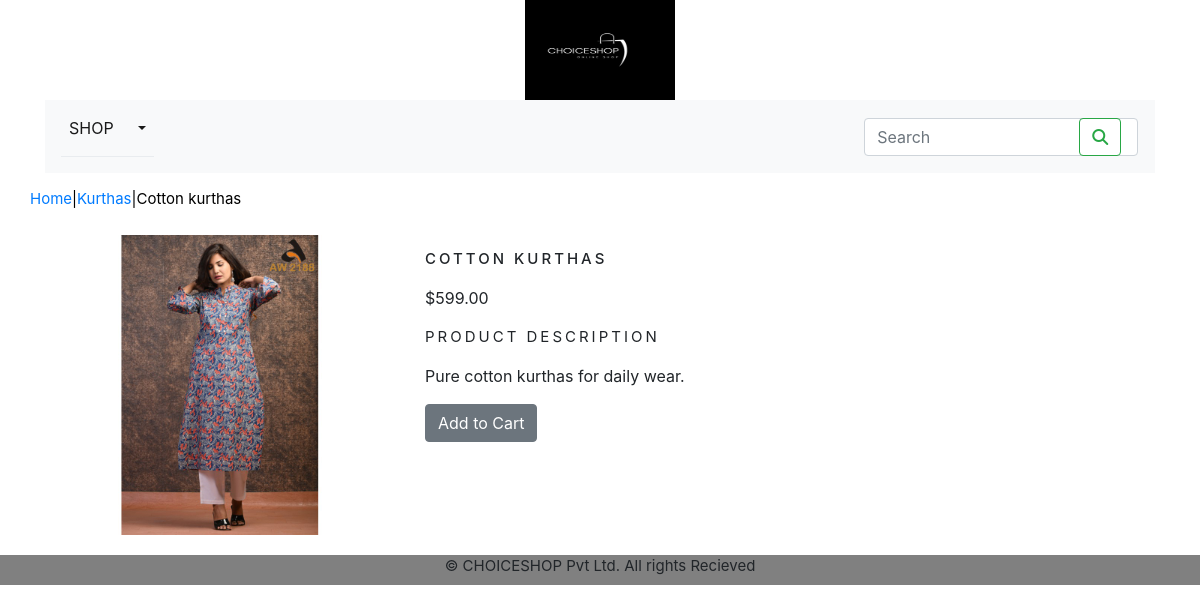
The app's page /shop/kurthas/cotton-kurthas/ with its own data.
### shop/models.py (models this page shows, shortened)
class Product(models.Model):
    name = models.CharField(max_length=250,unique=True)
    slug = models.SlugField(max_length=250, unique=True)
    description = models.TextField(blank=True)
    price = models.DecimalField(max_digits=10, decimal_places=2)
    category = models.ForeignKey(Category,on_delete=models.CASCADE)
    image = models.ImageField(upload_to='product',blank=True)
    stock = models.IntegerField()
    available = models.BooleanField(default=True)
    created = models.DateTimeField(auto_now_add=True)
    updated = models.DateTimeField(auto_now=True)
    class Meta:
        ordering = ('name',)
        verbose_name = 'product'
        verbose_name_plural = 'products'

class Category(models.Model):
    name = models.CharField(max_length=250,unique=True)
    slug = models.SlugField(max_length=250, unique=True)
    description = models.TextField(blank=True)
    image = models.ImageField(upload_to='category',blank=True)
    class Meta:
        ordering = ('name',)
        verbose_name = 'category'
        verbose_name_plural = 'categories'
    def get_url(self):
      return reverse('shop:products_by_category',args=[self.slug])
    def __str__(self):
        return '{}'.format(self.name)

### shop/views.py (the view)
# urls.py: path('<slug:c_slug>/<slug:product_slug>/', views.proDetail,name='prodCatDetail'),
def proDetail(request,c_slug,product_slug):
    try:
        product=Product.objects.get(category__slug=c_slug,slug=product_slug)
    except Exception as e:
        raise e
    return render(request,'product.html',{'product':product})

### cart/context_processors.py (called while the page is built)
def counter(request):
    item_count = 0
    if 'admin' in request.path:
        return {}
    else:
        try:
            cart=Cart.objects.filter(cart_id=_cart_id(request))
            cart_item=CartItem.objects.all().filter(cart=cart[:1])
            for cart_item in cart_item:
                item_count += cart_item.quantity
        except Cart.DoesNotExist:
            item_count = 0
    return dict(item_count=item_count)

### cart/views.py (called while the page is built)
def _cart_id(request):
    cart=request.session.session_key
    if not cart:
        cart=request.session.create()
    return cart

### shop/context_processors.py (called while the page is built)
def menu_links(request):
    links=Category.objects.all()
    return dict(links=links)

### templates/product.html (shortened to what this page needs)
{% extends 'base.html' %}
{% load static %}
{% block content %}
<div class="row my_prod_row_class">
  <div class="mx_auto">
    <p1><a href="{% url 'shop:allProdCat' %}">Home</a>|<a href="{{product.category.get_url}}">{{product.category}}</a>|{{product.name}}</p1>
  </div>
  <div class="container">
    <br>
<div class="row">
  <div class="col-12 col-sm-12 col-md-12 col-lg-4 text-center">
    <div style="min-width:18rem;">
      <img src="{{product.image.url}}" alt="{{product.name}}" style="width:300px; height:300px;">
    </div>
  </div>
  <div >
    <div class="col-12 col-sm-12 col-md-12 col-lg-12">
      <h1 class="my_prod_title">{{product.name}}</h1>
      <p>${{product.price}}</p>
      <p class="text-justify my_title">Product Description</p>
      <p class="text-justify my_prod_text">{{product.description}}</p>
      {% if product.stock <= 0 %}
      <p class="text-justify my_prod_text"><b>Out Of Stock</b></p>
      {% else %}
      <a class="btn btn-secondary " href="{% url 'cart:add_cart' product.id %}">Add to Cart</a>
      {% endif %}
    </div>
  </div>
</div>
  </div>
</div>
{% endblock %}

### static/css/custom.css (style rules this page uses)
.my_title { font-size:15px; text-transform:uppercase; letter-spacing:0.2em; }
.my_prod_row_class { padding-top:15px; padding-bottom:20px; }
.my_prod_row_class .mx_auto { color:#000; font-size:15px; text-decoration:none; }
.my_prod_title { font-size:15px; text-transform:uppercase; letter-spacing:0.2em; padding-top:15px; padding-bottom:10px; }
.my_prod_text { padding-right:20px; }

### records on screen
Product: category "Kurthas", name "Cotton kurthas", image (picture), name "COTTON KURTHAS", price "599.00", description "Pure cotton kurthas for daily wear."
